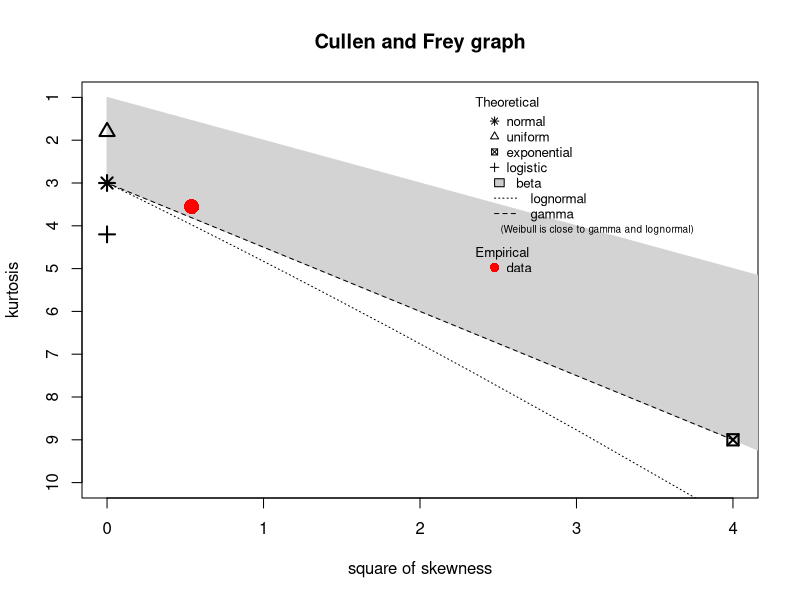
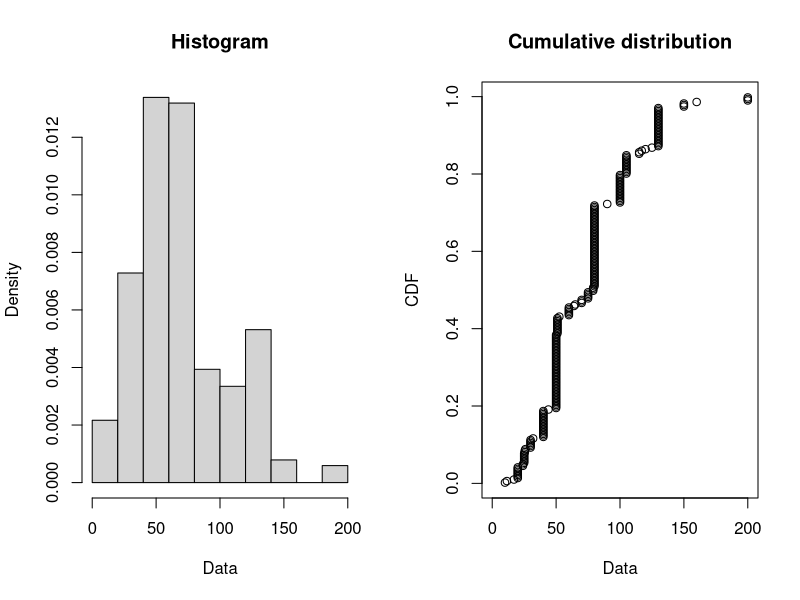
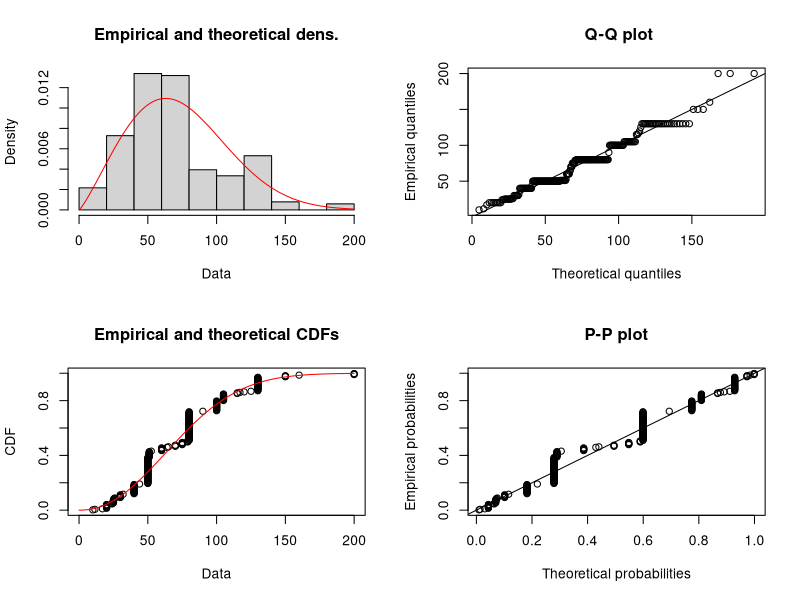

Here is the R script that generated these plots, in order:
library(fitdistrplus)


### Name: groundbeef
### Title: Ground beef serving size data set
### Aliases: groundbeef
### Keywords: datasets

### ** Examples

# (1) load of data
#
data(groundbeef)

# (2) description and plot of data
#
serving <- groundbeef$serving
descdist(serving)
plotdist(serving)

# (3) fit of a Weibull distribution to data
#
fitW <- fitdist(serving,"weibull")
summary(fitW)
plot(fitW)
gofstat(fitW)
